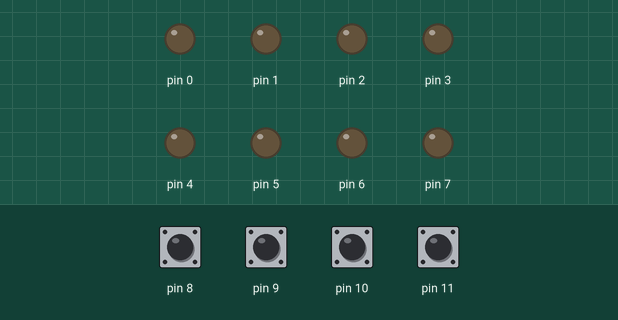
Bench run of a sketch on a simulated Arduino Uno, built with avr-gcc and run on an emulated ATmega328P. Parts: output pins drawn as LEDs (lit = HIGH). The test bench sets the inputs (shaded band); at power-on: pin 8–11 HIGH.

Above: at 0.8 s.
0.9 s: pin 9 pulled LOW for 0.15 s
At 1.4 s:
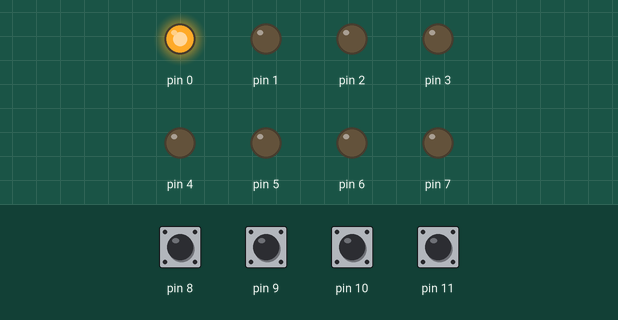
2.5 s: pin 11 pulled LOW for 0.15 s
At 3.7 s:
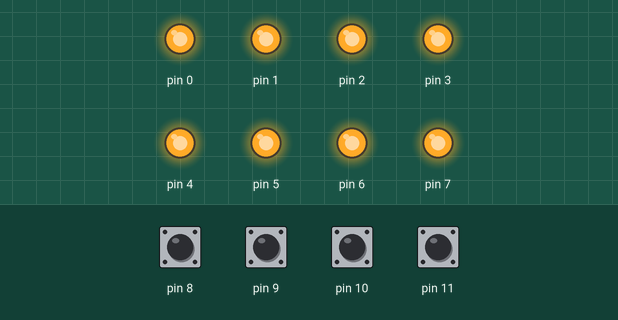
4.1 s: pin 8 pulled LOW for 0.15 s
At 5.1 s:
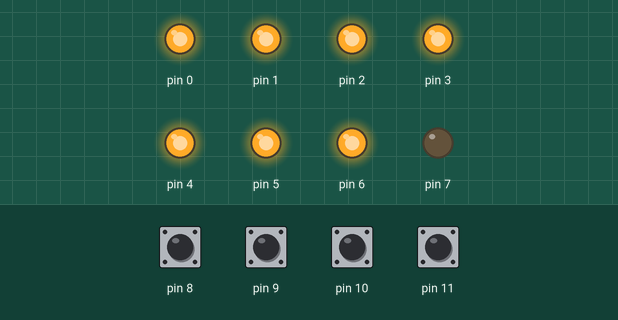
5.7 s: pin 8 pulled LOW for 1 s
At 6.3 s:
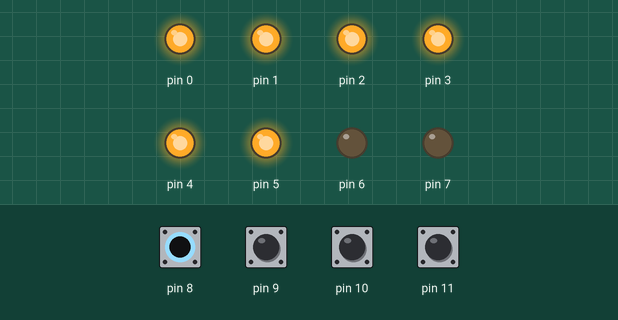
8.2 s: pin 8 pulled LOW for 0.15 s
At 9.4 s:
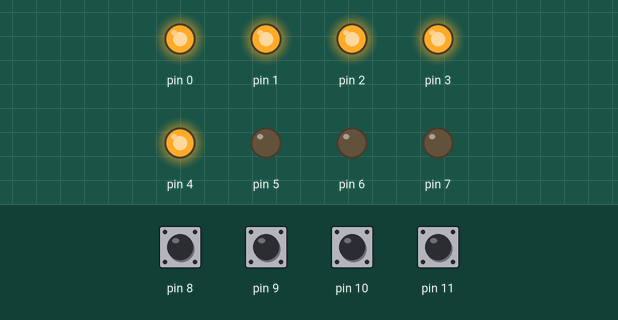
9.8 s: pin 8 pulled LOW for 0.15 s
At 10.6 s:
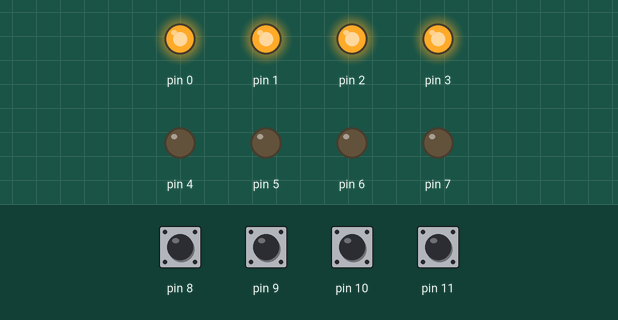
Timing chart, 0 to 12.4 s (numbered marks = the images above; inputs shaded):
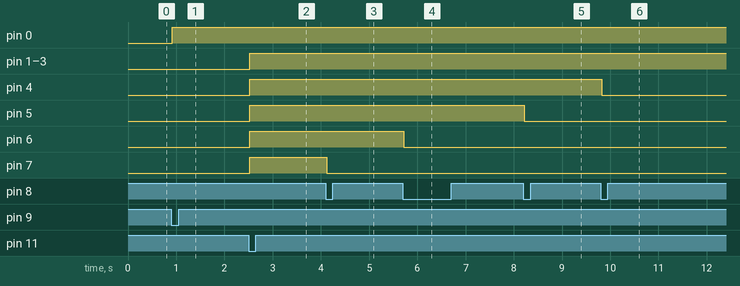

The sketch:

cztery_przyciski.ino
```cpp
#include <avr/io.h>
#include <stdlib.h>
#include <string.h>
#include <util/delay.h>

#ifndef _BV
#define _BV(bit)        (1<<(bit))
#endif
#ifndef sbi
#define sbi(reg,bit)    reg |= (_BV(bit))
#endif

#ifndef cbi
#define cbi(reg,bit)    reg &= ~(_BV(bit))
#endif

#ifndef tbi
#define tbi(reg,bit)    reg ^= (_BV(bit))
#endif

#define   bit_is_set(sfr, bit)   (_SFR_BYTE(sfr) & _BV(bit))
#define   bit_is_clear(sfr, bit)   (!(_SFR_BYTE(sfr) & _BV(bit)))

int main() {
  DDRD = 0xFF;
  PORTD = 0x00;

  DDRB &= ~(_BV(PB0) | _BV(PB1) | _BV(PB2) | _BV(PB3));
  PORTB |= (_BV(PB0) | _BV(PB1) | _BV(PB2) | _BV(PB3));

  uint8_t liczba_sw_diod = 0;
  bool sw1_wcisniete = false;
  bool sw2_wcisniete = false;
  bool sw3_wcisniete = false;
  bool sw4_wcisniete = false;

  while (1) {
    // SW1 (PB0) - Zmniejszenie liczby diod
    if (bit_is_clear(PINB, PB0)) {
      if (!sw1_wcisniete) {
        _delay_ms(20);
        if (liczba_sw_diod > 0) {
          liczba_sw_diod--;
          cbi(PORTD, liczba_sw_diod);
        }
        sw1_wcisniete = true;
      }
    } else {
      sw1_wcisniete = false;
    }

    // SW2 (PB1) - Zwiększenie liczby diod
    if (bit_is_clear(PINB, PB1)) {
      if (!sw2_wcisniete) {
        _delay_ms(20);
        if (liczba_sw_diod < 8) {
          sbi(PORTD, liczba_sw_diod);
          liczba_sw_diod++;
        }
        sw2_wcisniete = true;
      }
    } else {
      sw2_wcisniete = false;
    }

    // SW3 (PB2) - Zgaszenie wszystkich diod
    if (bit_is_clear(PINB, PB2)) {
      if (!sw3_wcisniete) {
        _delay_ms(20);
        PORTD = 0x00;
        liczba_sw_diod = 0;
        sw3_wcisniete = true;
      }
    } else {
      sw3_wcisniete = false;
    }

    // SW4 (PB3) - Zapalenie wszystkich diod
    if (bit_is_clear(PINB, PB3)) {
      if (!sw4_wcisniete) {
        _delay_ms(20);
        PORTD = 0xFF;
        liczba_sw_diod = 8;
        sw4_wcisniete = true;
      }
    } else {
      sw4_wcisniete = false;
    }
  }
}
```

Measured:
- after the input at 0.9 s, pin 0: LOW → HIGH at once
- after the input at 2.5 s, pin 1–7: LOW → HIGH at once
- after the input at 4.1 s, pin 7: HIGH → LOW at once
- after the input at 5.7 s, pin 6: HIGH → LOW at once
- after the input at 8.2 s, pin 5: HIGH → LOW at once
- after the input at 9.8 s, pin 4: HIGH → LOW at once
